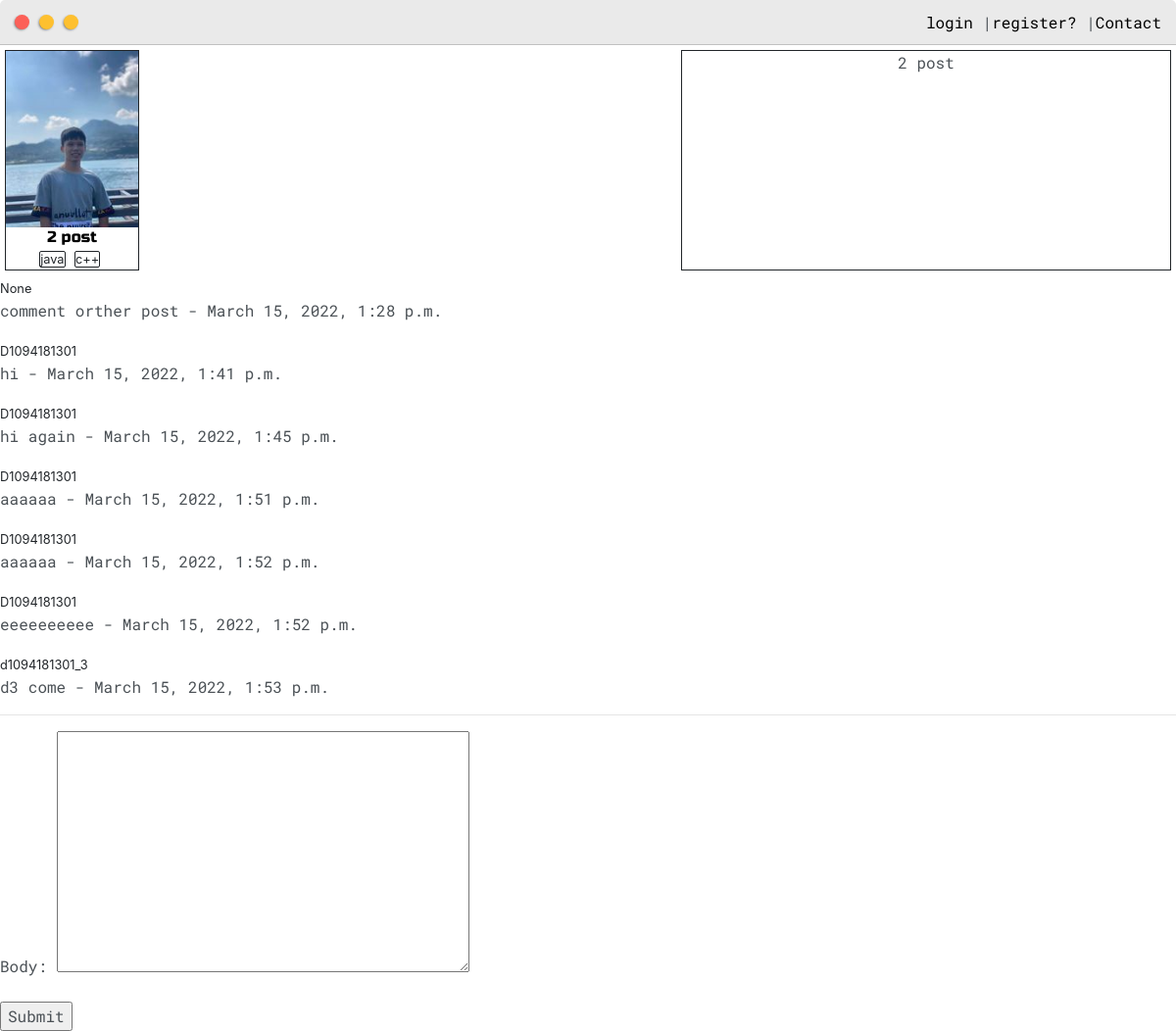
The app's page /post/2/ with its own data.
### OurProfile/models.py (models this page shows, shortened)
class Post(models.Model):
    customer = models.ForeignKey(User,on_delete=models.CASCADE)
    images = models.ImageField(null = True,blank=True)
    title = models.CharField(max_length=200)
    body = models.TextField(max_length=500)
    date_created = models.DateTimeField(auto_now_add=True)
    categories = models.ManyToManyField(Tag,null=True)
    public = models.BooleanField(default=False)
    private = models.BooleanField(default=False)

class Tag(models.Model):
    name = models.CharField(max_length=50)
    def __str__(self):
        return self.name

class Comment(models.Model):
    post = models.ForeignKey(Post,related_name="comments",on_delete=models.CASCADE)
    body = models.TextField(max_length=500)
    date = models.DateTimeField(auto_now_add=True)
    customer_comment = models.ForeignKey(User,null=True,on_delete=models.CASCADE)

### OurProfile/views.py (the view, shortened to what this page needs)
# urls.py: path('post/<str:pk>/',views.post,name="post"),
def post(request,pk):
    post = Post.objects.get(pk=pk)
    comments = CreateCommentForm()
    context={'post':post, 'comments':comments}
    return render(request,"OurProfile/post.html",context)

### OurProfile/forms.py
class CreateCommentForm(forms.ModelForm):
    class Meta:
        model = Comment
        fields = ['body']

### OurProfile/templates/OurProfile/post.html (shortened to what this page needs)
{% extends "OurProfile/layout.html" %}
{%load static%}
{% block content %}
<div style="display: flex;align-content: center;text-align: center;justify-content:space-between;padding: 5px;">
    <div style="border: solid 0.5px;" >
        <img class="thumbnail" src="{{ post.images.url }}">
        <h6 class="post-title">{{post.title}}</h6>
        {% for categories in post.categories.all %}
                <small style="border: solid 1px;border-radius: 2px;margin-right: 5px;">{{categories}}</small>
        {% endfor %}
    </div>
    <div style="border: solid 0.5px;min-width: 500px;">
        <p>{{post.body}}</p>
    </div>
</div>
<div>
    {% for comment in post.comments.all %}
        <small>{{comment.customer_comment}}</small>
        <p> {{comment.body}} - {{comment.date}}</p>
    {% endfor %}
</div>
<hr>
<div>
    <form method="post" action="{% url 'comment' post.id %}" enctype="multipart/form-data">
        {{ comments.as_p}}
        <input type="submit" value="Submit">
    </form>
</div>
{% endblock content %}

### static/css/layout.css (style rules this page uses)
:root { --mainColor:#eaeaea; --secondaryColor:#fff; --borderColor:#c1c1c1; --mainText:black; --secondaryText:#4b5156; --themeDotBorder:#24292e; --previewBg:rgb(251, 249, 243, 0.8); --previewShadow:#f0ead6; --buttonColor:black; }
html, body { padding: 0; margin: 0; scroll-behavior: smooth; }
body * { transition: 0.3s; }
h1, h2, h3, h4, h5, h6, strong { color: var(--mainText); font-family: 'Russo One', sans-serif; font-weight: 500; }
p, li, span, label, input, textarea { color: var(--secondaryText); font-family: 'Roboto Mono', monospace; }
h6 { font-size: 16px; }
.thumbnail { display: block; width: 100%; height:180px; object-fit: cover; }
.post-title { color:black; margin: 0; }

### records on screen
Post: images (picture), title "2 post", body "2 post"
Tag: name "java"
Tag: name "c++"
Comment: customer_comment "None", body "comment orther post", date "March 15, 2022, 1:28 p.m."
Comment: customer_comment "D1094181301", body "hi", date "March 15, 2022, 1:41 p.m."
Comment: customer_comment "D1094181301", body "hi again", date "March 15, 2022, 1:45 p.m."
Comment: customer_comment "D1094181301", body "aaaaaa", date "March 15, 2022, 1:51 p.m."
Comment: customer_comment "D1094181301", body "aaaaaa", date "March 15, 2022, 1:52 p.m."
Comment: customer_comment "D1094181301", body "eeeeeeeeee", date "March 15, 2022, 1:52 p.m."
Comment: customer_comment "d1094181301_3", body "d3 come", date "March 15, 2022, 1:53 p.m."
